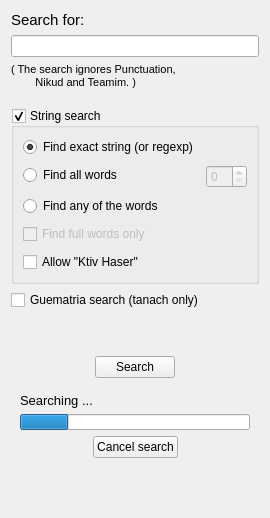
         <widget class="QWidget" name="searchTab">
          <property name="layoutDirection">
           <enum>Qt::LeftToRight</enum>
          </property>
          <attribute name="icon">
           <iconset resource="../Orayta.qrc">
            <normaloff>:/Icons/search.png</normaloff>:/Icons/search.png</iconset>
          </attribute>
          <attribute name="title">
           <string>Search</string>
          </attribute>
          <layout class="QVBoxLayout" name="verticalLayout_13">
           <item>
            <widget class="QLabel" name="label_10">
             <property name="font">
              <font>
               <pointsize>11</pointsize>
              </font>
             </property>
             <property name="text">
              <string>Search for:</string>
             </property>
            </widget>
           </item>
           <item>
            <widget class="QLineEdit" name="searchInBooksLine"/>
           </item>
           <item>
            <widget class="QLabel" name="label_2">
             <property name="font">
              <font>
               <pointsize>8</pointsize>
              </font>
             </property>
             <property name="text">
              <string>( The search ignores Punctuation,
        Nikud and Teamim. )
</string>
             </property>
             <property name="wordWrap">
              <bool>true</bool>
             </property>
            </widget>
           </item>
           <item>
            <widget class="QGroupBox" name="groupBox">
             <property name="font">
              <font>
               <pointsize>9</pointsize>
              </font>
             </property>
             <property name="title">
              <string>String search</string>
             </property>
             <property name="checkable">
              <bool>true</bool>
             </property>
             <layout class="QVBoxLayout" name="verticalLayout_4">
              <property name="spacing">
               <number>8</number>
              </property>
              <item>
               <layout class="QFormLayout" name="formLayout">
                <property name="fieldGrowthPolicy">
                 <enum>QFormLayout::FieldsStayAtSizeHint</enum>
                </property>
                <item row="0" column="0">
                 <widget class="QRadioButton" name="radioButton_3">
                  <property name="text">
                   <string>Find exact string (or regexp)</string>
                  </property>
                  <property name="checked">
                   <bool>true</bool>
                  </property>
                 </widget>
                </item>
                <item row="1" column="0">
                 <widget class="QRadioButton" name="radioButton_2">
                  <property name="sizePolicy">
                   <sizepolicy hsizetype="Fixed" vsizetype="Fixed">
                    <horstretch>0</horstretch>
                    <verstretch>0</verstretch>
                   </sizepolicy>
                  </property>
                  <property name="font">
                   <font>
                    <pointsize>9</pointsize>
                   </font>
                  </property>
                  <property name="text">
                   <string>Find all words</string>
                  </property>
                  <property name="checked">
                   <bool>false</bool>
                  </property>
                 </widget>
                </item>
                <item row="1" column="1">
                 <widget class="QSpinBox" name="spinBox">
                  <property name="enabled">
                   <bool>false</bool>
                  </property>
                  <property name="minimumSize">
                   <size>
                    <width>0</width>
                    <height>0</height>
                   </size>
                  </property>
                  <property name="toolTip">
                   <string>spacing (in words)</string>
                  </property>
                 </widget>
                </item>
                <item row="2" column="0">
                 <widget class="QRadioButton" name="radioButton">
                  <property name="font">
                   <font>
                    <pointsize>9</pointsize>
                   </font>
                  </property>
                  <property name="text">
                   <string>Find any of the words</string>
                  </property>
                 </widget>
                </item>
               </layout>
              </item>
              <item>
               <widget class="QCheckBox" name="fullCheckBox">
                <property name="enabled">
                 <bool>false</bool>
                </property>
                <property name="font">
                 <font>
                  <pointsize>9</pointsize>
                 </font>
                </property>
                <property name="text">
                 <string>Find full words only</string>
                </property>
               </widget>
              </item>
              <item>
               <widget class="QCheckBox" name="fuzzyCheckBox">
                <property name="font">
                 <font>
                  <pointsize>9</pointsize>
                 </font>
                </property>
                <property name="text">
                 <string>Allow &quot;Ktiv Haser&quot;</string>
                </property>
                <property name="tristate">
                 <bool>false</bool>
                </property>
               </widget>
              </item>
             </layout>
            </widget>
           </item>
           <item>
            <widget class="QCheckBox" name="guematriaCheckBox">
             <property name="font">
              <font>
               <pointsize>9</pointsize>
              </font>
             </property>
             <property name="text">
              <string>Guematria search (tanach only)</string>
             </property>
             <property name="autoExclusive">
              <bool>false</bool>
             </property>
            </widget>
           </item>
           <item>
            <spacer name="verticalSpacer_2">
             <property name="orientation">
              <enum>Qt::Vertical</enum>
             </property>
             <property name="sizeType">
              <enum>QSizePolicy::Preferred</enum>
             </property>
             <property name="sizeHint" stdset="0">
              <size>
               <width>20</width>
               <height>40</height>
              </size>
             </property>
            </spacer>
           </item>
           <item>
            <layout class="QHBoxLayout" name="horizontalLayout">
             <property name="spacing">
              <number>1</number>
             </property>
             <item>
              <spacer name="horizontalSpacer_10">
               <property name="orientation">
                <enum>Qt::Horizontal</enum>
               </property>
               <property name="sizeType">
                <enum>QSizePolicy::Expanding</enum>
               </property>
               <property name="sizeHint" stdset="0">
                <size>
                 <width>45</width>
                 <height>20</height>
                </size>
               </property>
              </spacer>
             </item>
             <item>
              <layout class="QVBoxLayout" name="verticalLayout_7">
               <property name="topMargin">
                <number>0</number>
               </property>
               <item>
                <widget class="QPushButton" name="SearchInBooksBTN">
                 <property name="text">
                  <string>Search</string>
                 </property>
                </widget>
               </item>
              </layout>
             </item>
             <item>
              <spacer name="horizontalSpacer_11">
               <property name="orientation">
                <enum>Qt::Horizontal</enum>
               </property>
               <property name="sizeType">
                <enum>QSizePolicy::Expanding</enum>
               </property>
               <property name="sizeHint" stdset="0">
                <size>
                 <width>45</width>
                 <height>20</height>
                </size>
               </property>
              </spacer>
             </item>
            </layout>
           </item>
           <item>
            <widget class="QFrame" name="pbarbox">
             <property name="layoutDirection">
              <enum>Qt::LeftToRight</enum>
             </property>
             <layout class="QVBoxLayout" name="pbarlayout">
              <property name="topMargin">
               <number>9</number>
              </property>
              <item>
               <widget class="QLabel" name="label_11">
                <property name="font">
                 <font>
                  <pointsize>10</pointsize>
                 </font>
                </property>
                <property name="text">
                 <string>Searching ...</string>
                </property>
               </widget>
              </item>
              <item>
               <widget class="QProgressBar" name="progressBar">
                <property name="maximumSize">
                 <size>
                  <width>16777215</width>
                  <height>16</height>
                 </size>
                </property>
                <property name="baseSize">
                 <size>
                  <width>200</width>
                  <height>0</height>
                 </size>
                </property>
                <property name="value">
                 <number>21</number>
                </property>
                <property name="textVisible">
                 <bool>false</bool>
                </property>
               </widget>
              </item>
              <item>
               <layout class="QHBoxLayout" name="horizontalLayout_9">
                <property name="spacing">
                 <number>1</number>
                </property>
                <item>
                 <spacer name="horizontalSpacer_12">
                  <property name="orientation">
                   <enum>Qt::Horizontal</enum>
                  </property>
                  <property name="sizeHint" stdset="0">
                   <size>
                    <width>40</width>
                    <height>20</height>
                   </size>
                  </property>
                 </spacer>
                </item>
                <item>
                 <widget class="QPushButton" name="cancelSearchBTN">
                  <property name="text">
                   <string>Cancel search</string>
                  </property>
                 </widget>
                </item>
                <item>
                 <spacer name="horizontalSpacer_13">
                  <property name="orientation">
                   <enum>Qt::Horizontal</enum>
                  </property>
                  <property name="sizeHint" stdset="0">
                   <size>
                    <width>40</width>
                    <height>20</height>
                   </size>
                  </property>
                 </spacer>
                </item>
               </layout>
              </item>
             </layout>
            </widget>
           </item>
           <item>
            <spacer name="verticalSpacer_3">
             <property name="orientation">
              <enum>Qt::Vertical</enum>
             </property>
             <property name="sizeHint" stdset="0">
              <size>
               <width>20</width>
               <height>40</height>
              </size>
             </property>
            </spacer>
           </item>
          </layout>
         </widget>
